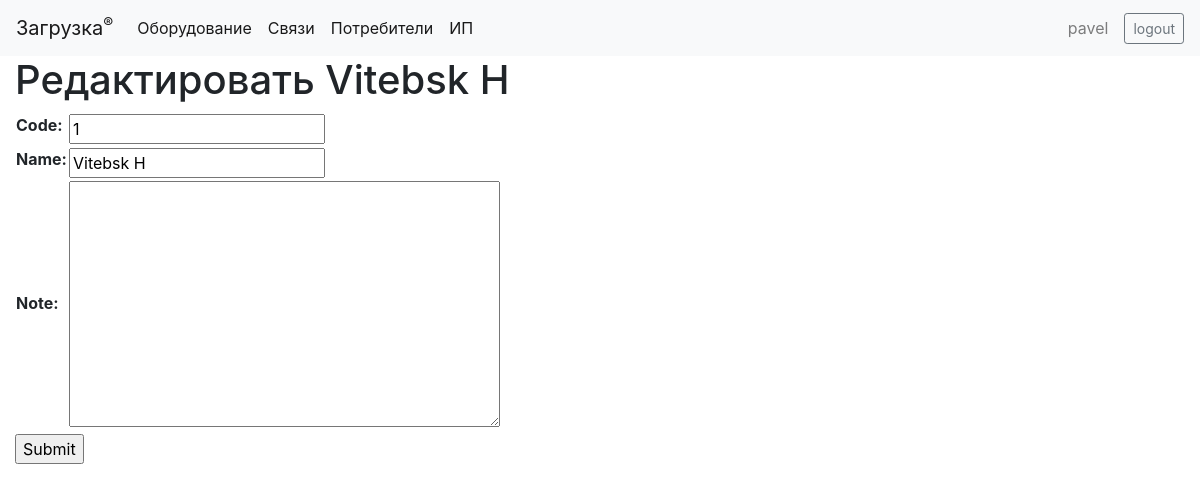
/register/endpoint/1/edit (signed in), run on an earlier commit of the app's database.
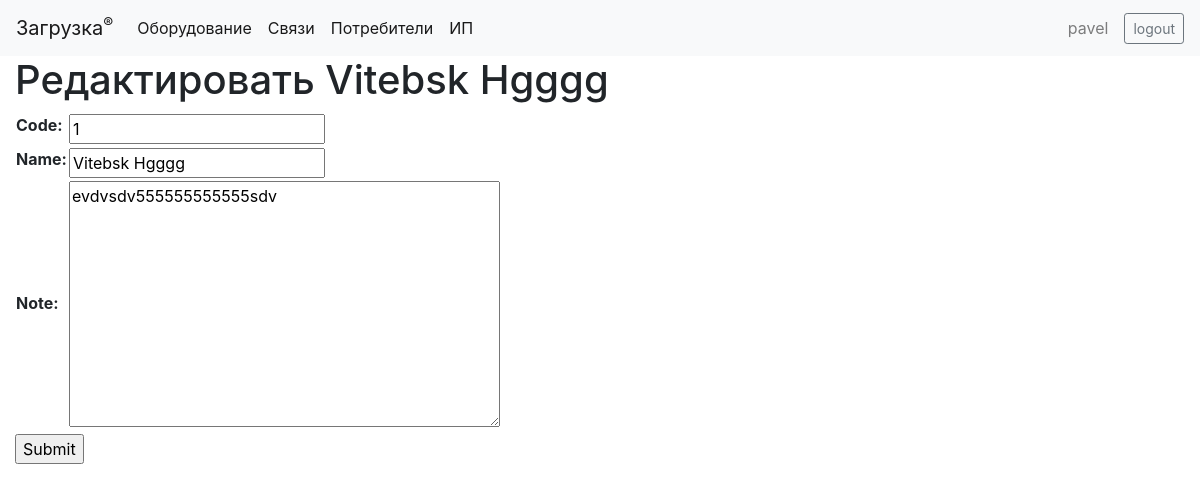
And on a later commit of the database.
### register/models.py (models this page shows, shortened)
class EndPoint(models.Model):
    code = models.CharField(max_length=100, unique=True)
    name = models.CharField(max_length=100, null=True, blank=True)
    note = models.TextField(null=True, blank=True)
    @staticmethod
    def get_model_name(plural=None):
        return 'ИП'

### register/views.py (the view, shortened to what this page needs)
# urls.py: re_path(r'^consumer/(?P<pk>\d+)/update$', views.consumer_endpoint_create_update, kwargs={'model': 'Consumer'}, name='consumer_edit'),
def consumer_endpoint_create_update(request, pk=None, model=None):
    title = f'Новый {models[model].get_model_name()}'  # mutual
    prev_page = request.GET['next'] if 'next' in request.GET else ''
    form = None
    if request.method == 'POST':
        if pk:
            record = models[model].objects.get(pk=pk)
            form = forms[model](request.POST, instance=record)
        else:
            form = forms[model](request.POST)
        if form.is_valid():
            obj = form.save()
            print('OBJECT FROM FORM', obj)
            pk = obj.id
            return HttpResponseRedirect(reverse(f'{model.lower()}_detail', args=[str(pk)]))
    elif request.method == 'GET':
        if pk:
            record = models[model].objects.get(pk=pk)
            form = forms[model](instance=record)
            title = f'Редактировать {record.name}'
            print('Uses form with instance', pk)
        else:
            print('Uses form without instance', pk)
            form = forms[model]()
    return render(request, f'register/{model.lower()}_edit.html', {'form': form, 'title': title})

### register/forms.py
class EndPointModelForm(forms.ModelForm):
    class Meta:
        model = EndPoint
        fields = '__all__'

### register/templates/register/endpoint_edit.html (shortened to what this page needs)
{% extends "base_generic.html" %}
{% block content %}
    <h1>{{ title }}
    </h1>
    <form action="" method="post">
        <table>
        {{ form }}
        </table>
        <input type="submit" value="Submit" />
    </form>
{% endblock %}

What changed in the data, as far as the page shows it:
changed EndPoint: name "Vitebsk H" → "Vitebsk Hgggg"; note (not shown) → "evdvsdv555555555555sdv"
Also different on the page:
{{ title }}: "Редактировать Vitebsk H" → "Редактировать Vitebsk Hgggg"
